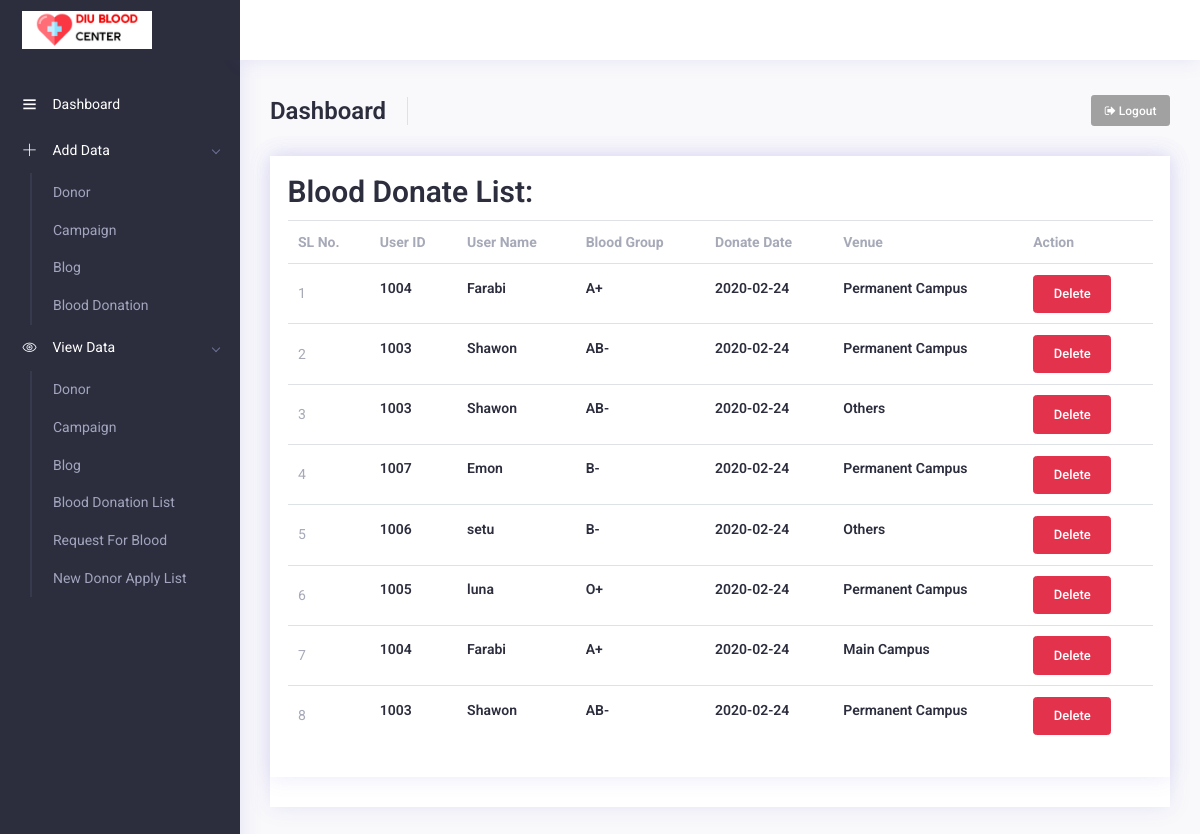
Page /admin/donate/index.php (signed in) on the earlier database version.
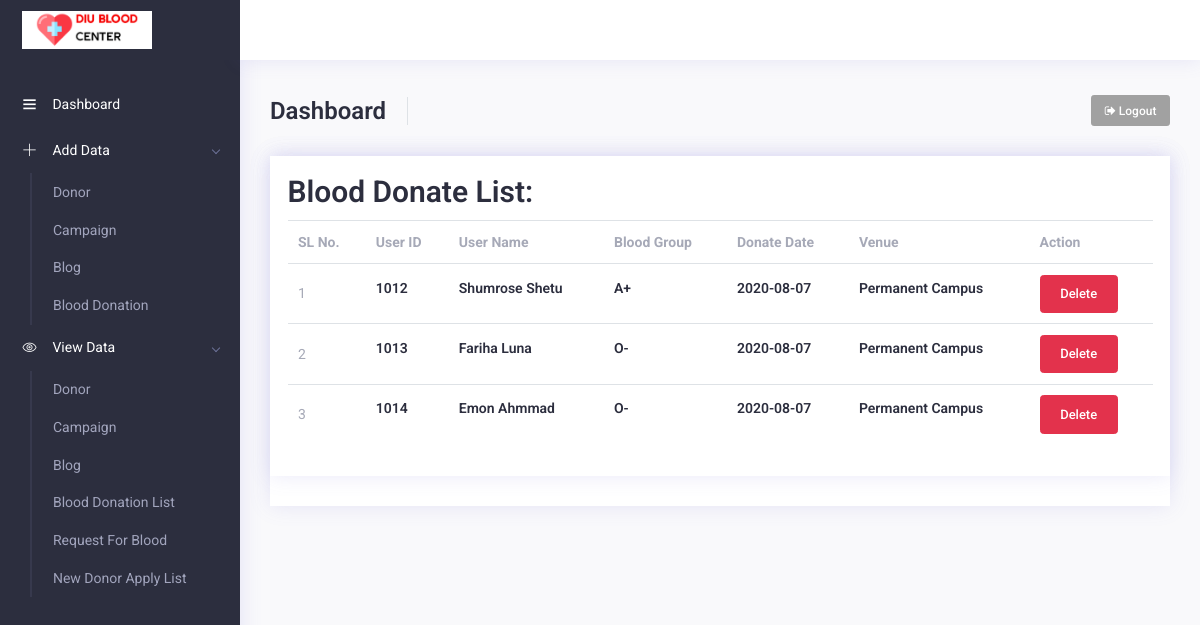
Same page on the later database version.
### tables this page shows
CREATE TABLE `donor_list` (
  `id` int(11) NOT NULL,
  `name` varchar(255) NOT NULL,
  `blood_group` varchar(33) NOT NULL,
  `age` varchar(44) NOT NULL,
  `gender` varchar(22) NOT NULL,
  `phone` varchar(22) NOT NULL,
  `email` varchar(222) NOT NULL,
  `address` text NOT NULL,
  `image` varchar(222) NOT NULL
);

CREATE TABLE `donate` (
  `id` int(11) NOT NULL,
  `user_id` int(50) NOT NULL,
  `date` varchar(33) NOT NULL,
  `venue` varchar(100) NOT NULL
);

### admin/donate/index.php (the view, shortened to what this page needs)
<?php include('../include/header.php'); ?>
<?php
$con = connect_db();
$sql = "SELECT donate.*, donor_list.name as name, donor_list.blood_group as blood_group  FROM donor_list JOIN donate on donor_list.id = donate.user_id WHERE donor_list.id= donate.user_id ORDER BY donate.id DESC";
$result = mysqli_query($con, $sql);
?>
<div class="row">
    <div class="col-md-12">
        <div class="card card-statistics">
            <div class="card">
                <div class="card-body">
                    <h2>Blood Donate List:</h2>
                    <table class="table">
                        <tr>
                            <th>SL No.</th>
                            <th>User ID</th>
                            <th>User Name  </th>
                            <th> Blood Group </th>
                            <th> Donate Date </th>
                            <th> Venue </th>
                            <th> Action </th>
                        </tr>
                        <?php $sl = 1 ?>
                        <?php while ($row = mysqli_fetch_assoc($result)) {; ?>
                            <tr>
                                <td><?php echo $sl; ?></td>
                                <td><h5><?php echo $row['user_id']; ?></h5></td>
                                <td><h5><?php echo $row['name']; ?></h5></td>
                                <td><h5><?php echo $row['blood_group']; ?></h5></td>
                                <td><h5><?php echo $row['date']; ?></h5></td>
                                <td><h5><?php echo $row['venue']; ?></h5></td>
                                <td>
                                    <a href="delete.php?id=<?php echo $row['id']; ?>" class="btn btn-danger" onclick="return confirm('Are you sure want to delete this Data?');">Delete</a>
                                </td>
                            </tr>
                        <?php $sl++;
                        } ?>
                    </table>
                </div>
            </div>
        </div>
        <?php include('../include/footer.php'); ?>

Differences in the rows shown:
removed donor_list: donate.user_id "1004", name "Farabi", blood_group "A+", donate.date "2020-02-24", donate.venue "Permanent Campus", donate.venue "Main Campus"
removed donor_list: donate.user_id "1003", name "Shawon", blood_group "AB-", donate.date "2020-02-24", donate.venue "Permanent Campus", donate.venue "Others"
removed donor_list: donate.user_id "1007", name "Emon", blood_group "B-", donate.date "2020-02-24", donate.venue "Permanent Campus"
removed donor_list: donate.user_id "1006", name "setu", blood_group "B-", donate.date "2020-02-24", donate.venue "Others"
removed donor_list: donate.user_id "1005", name "luna", blood_group "O+", donate.date "2020-02-24", donate.venue "Permanent Campus"
added donor_list: donate.user_id "1012", name "Shumrose Shetu", blood_group "A+", donate.date "2020-08-07", donate.venue "Permanent Campus"
added donor_list: donate.user_id "1013", name "Fariha Luna", blood_group "O-", donate.date "2020-08-07", donate.venue "Permanent Campus"
added donor_list: donate.user_id "1014", name "Emon Ahmmad", blood_group "O-", donate.date "2020-08-07", donate.venue "Permanent Campus"
